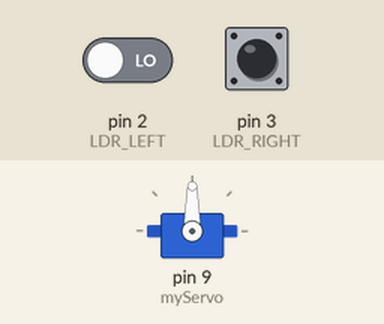
A sketch run on a simulated Arduino Uno, built with avr-gcc and run on an emulated ATmega328P. Parts: servo. The test bench sets the inputs (shaded band); at power-on: pin 2 (LDR_LEFT) LOW, pin 3 (LDR_RIGHT) LOW. What the sketch prints to the serial monitor is not drawn.

Above: at 8.8 s.
8.9 s: pin 2 (LDR_LEFT) driven HIGH
17.5 s: pin 3 (LDR_RIGHT) pulled HIGH for 3 s
25.5 s: pin 2 (LDR_LEFT) driven LOW and pin 3 (LDR_RIGHT) driven HIGH
Timing chart, 0 to 81.5 s (numbered marks = the images above; inputs shaded):
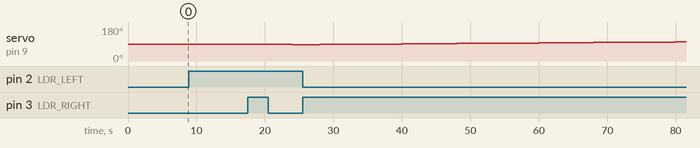

The sketch:

AUTO_SOLAR.ino
```cpp
#include <Servo.h>

Servo myServo;

#define LDR_LEFT  2
#define LDR_RIGHT 3

int angle = 90;

void setup() {
  Serial.begin(9600);

  pinMode(LDR_LEFT, INPUT);
  pinMode(LDR_RIGHT, INPUT);

  myServo.attach(9);
  myServo.write(angle);

  Serial.println("Solar Tracker Started");
}

void loop() {

  int leftState  = digitalRead(LDR_LEFT);
  int rightState = digitalRead(LDR_RIGHT);

  Serial.print("Left: ");
  Serial.print(leftState);
  Serial.print(" | Right: ");
  Serial.print(rightState);
  Serial.print(" -> ");

  if (leftState == HIGH && rightState == LOW) {

    angle--;
    if (angle < 10) angle = 10;
    myServo.write(angle);

    Serial.print("Rotating LEFT | Angle: ");
    Serial.println(angle);
  }

  else if (rightState == HIGH && leftState == LOW) {

    angle++;
    if (angle > 170) angle = 170;
    myServo.write(angle);

    Serial.print("Rotating RIGHT | Angle: ");
    Serial.println(angle);
  }

  else if (leftState == HIGH && rightState == HIGH) {

    Serial.println("Centered on Light | Holding Position");
  }

  else {

    Serial.println("Low Light Detected | Idle Mode");
  }

  delay(4000);
}
```

Measured:
- after the input at 8.9 s, servo on pin 9 (myServo): 90° → 89° after 3.1 s, → 88° 4.0 s later
